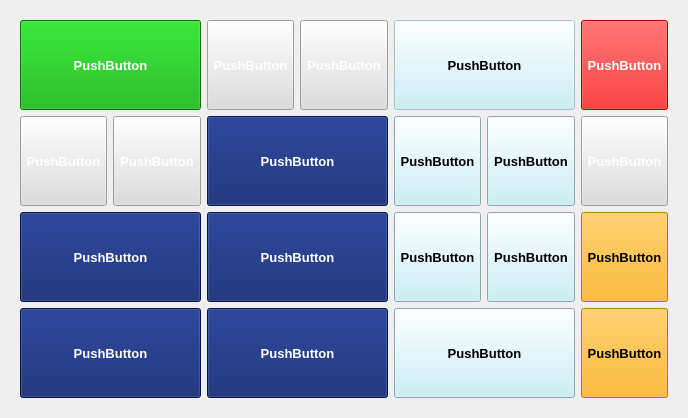
<?xml version="1.0" encoding="UTF-8"?>
<ui version="4.0">
 <class>Form</class>
 <widget class="QWidget" name="Form">
  <property name="geometry">
   <rect>
    <x>0</x>
    <y>0</y>
    <width>688</width>
    <height>418</height>
   </rect>
  </property>
  <property name="windowTitle">
   <string>Form</string>
  </property>
  <layout class="QHBoxLayout" name="horizontalLayout">
   <item>
    <widget class="QFrame" name="CntSpare2">
     <property name="minimumSize">
      <size>
       <width>570</width>
       <height>314</height>
      </size>
     </property>
     <property name="styleSheet">
      <string notr="true">
QFrame{
	background-color: transparent;
	border:none;
	
}

QFrame#CntSpare2{
	color: rgb(193, 193, 193);
	background-color: transparent;
	border-width: 8px;
	border-image: url(c:/csr/exe/images/virtual-keyboard/Keyboard-border-image.png) 8 10 10 8 stretch stretch;
}

QPushButton 
{
	background-color: transparent;
	font-weight: bold;
	font-size:10pt; 
	border-width: 8px;
}

QPushButton 
{
	border-image: url(c:/csr/exe/images/virtual-keyboard/keyboard-button-frame-normal.png) 10 10 10 10 stretch stretch;	
}

QPushButton:disabled
{
	border-image: url(c:/csr/exe/images/virtual-keyboard/keyboard-button-frame-normal-disabled.png) 10 10 10 10 stretch stretch;	
}

QPushButton:pressed
{
	border-image: url(c:/csr/exe/images/virtual-keyboard/keyboard-button-frame-normal-pressed.png) 10 10 10 10 stretch stretch;	
}



#btnSpare2 *, 
#btnSpare3 *, 
#btnSpare4 *, 
#btnSpare5 *, 
#btnSpare17 *
{
	color: rgb(255, 255, 255);
	background-color: rgb(6, 29, 106);
}




#btnSpare20 *, 
#btnSpare21 *, 
#btnSpare22 *, 
#btnSpare23 *, 
#btnSpare7 * 
{
	color: rgb(255, 255, 255);
	background-color: #DDD;
}


#btnSpare1 *
{
	color: rgb(255, 255, 255);
	background-color:  rgba(0, 170, 0, 255);
}

#btnSpare6 *
{
	color: rgb(255, 255, 255);
	background-color:  rgba(225, 0, 0, 255);

}

#btnSpare12 * , 
#btnSpare14 *, 
#btnSpare16 *, 
#btnSpare13 *, 
#btnSpare15 *, 
#btnSpare10 *
{
	color: rgb(0, 0, 0);
	background-color: #bfecf7;
}


#btnSpare8 *,
#btnSpare9 *
{
	color: rgb(0, 0, 0);
	background-color: rgb(255, 170, 0);
}

#btnSpare1,
#btnSpare2,
#btnSpare3,
#btnSpare4,
#btnSpare5,
#btnSpare10,
#btnSpare14,
#btnSpare17
{
 width:170px;
}

#btnSpare2 QPushButton:disabled, 
#btnSpare3 QPushButton:disabled, 
#btnSpare4 QPushButton:disabled, 
#btnSpare5 QPushButton:disabled, 
#btnSpare17 QPushButton:disabled,
#btnSpare20 QPushButton:disabled, 
#btnSpare21 QPushButton:disabled, 
#btnSpare22 QPushButton:disabled, 
#btnSpare23 QPushButton:disabled, 
#btnSpare1 QPushButton:disabled, 
#btnSpare6 QPushButton:disabled, 
#btnSpare7 QPushButton:disabled, 
#btnSpare12 QPushButton:disabled, 
#btnSpare14 QPushButton:disabled,  
#btnSpare16 QPushButton:disabled,  
#btnSpare13 QPushButton:disabled, 
#btnSpare15 QPushButton:disabled,  
#btnSpare10 QPushButton:disabled, 
#btnSpare8 QPushButton:disabled, 
#btnSpare9 QPushButton:disabled
{
	color:#666666;
}</string>
     </property>
     <property name="frameShape">
      <enum>QFrame::StyledPanel</enum>
     </property>
     <property name="frameShadow">
      <enum>QFrame::Raised</enum>
     </property>
     <layout class="QGridLayout" name="gridLayout_2">
      <item row="0" column="0" colspan="2">
       <widget class="QFrame" name="btnSpare1">
        <layout class="QVBoxLayout" name="verticalLayout">
         <property name="spacing">
          <number>0</number>
         </property>
         <property name="margin">
          <number>0</number>
         </property>
         <item>
          <widget class="QPushButton" name="pushButton">
           <property name="sizePolicy">
            <sizepolicy hsizetype="Expanding" vsizetype="Expanding">
             <horstretch>0</horstretch>
             <verstretch>0</verstretch>
            </sizepolicy>
           </property>
           <property name="text">
            <string>PushButton</string>
           </property>
           <property name="flat">
            <bool>false</bool>
           </property>
          </widget>
         </item>
        </layout>
       </widget>
      </item>
      <item row="0" column="2">
       <widget class="QFrame" name="btnSpare20">
        <property name="frameShadow">
         <enum>QFrame::Raised</enum>
        </property>
        <layout class="QVBoxLayout" name="verticalLayout_2">
         <property name="spacing">
          <number>0</number>
         </property>
         <property name="margin">
          <number>0</number>
         </property>
         <item>
          <widget class="QPushButton" name="pushButton_2">
           <property name="sizePolicy">
            <sizepolicy hsizetype="Expanding" vsizetype="Expanding">
             <horstretch>0</horstretch>
             <verstretch>0</verstretch>
            </sizepolicy>
           </property>
           <property name="text">
            <string>PushButton</string>
           </property>
          </widget>
         </item>
        </layout>
       </widget>
      </item>
      <item row="0" column="3">
       <widget class="QFrame" name="btnSpare21">
        <property name="frameShadow">
         <enum>QFrame::Raised</enum>
        </property>
        <layout class="QVBoxLayout" name="verticalLayout_3">
         <property name="spacing">
          <number>0</number>
         </property>
         <property name="margin">
          <number>0</number>
         </property>
         <item>
          <widget class="QPushButton" name="pushButton_3">
           <property name="sizePolicy">
            <sizepolicy hsizetype="Expanding" vsizetype="Expanding">
             <horstretch>0</horstretch>
             <verstretch>0</verstretch>
            </sizepolicy>
           </property>
           <property name="text">
            <string>PushButton</string>
           </property>
          </widget>
         </item>
        </layout>
       </widget>
      </item>
      <item row="0" column="4" colspan="2">
       <widget class="QFrame" name="btnSpare14">
        <property name="frameShadow">
         <enum>QFrame::Raised</enum>
        </property>
        <layout class="QVBoxLayout" name="verticalLayout_4">
         <property name="spacing">
          <number>0</number>
         </property>
         <property name="margin">
          <number>0</number>
         </property>
         <item>
          <widget class="QPushButton" name="pushButton_4">
           <property name="enabled">
            <bool>false</bool>
           </property>
           <property name="sizePolicy">
            <sizepolicy hsizetype="Expanding" vsizetype="Expanding">
             <horstretch>0</horstretch>
             <verstretch>0</verstretch>
            </sizepolicy>
           </property>
           <property name="text">
            <string>PushButton</string>
           </property>
          </widget>
         </item>
        </layout>
       </widget>
      </item>
      <item row="0" column="6">
       <widget class="QFrame" name="btnSpare6">
        <property name="frameShadow">
         <enum>QFrame::Raised</enum>
        </property>
        <layout class="QVBoxLayout" name="verticalLayout_5">
         <property name="spacing">
          <number>0</number>
         </property>
         <property name="margin">
          <number>0</number>
         </property>
         <item>
          <widget class="QPushButton" name="pushButton_5">
           <property name="sizePolicy">
            <sizepolicy hsizetype="Expanding" vsizetype="Expanding">
             <horstretch>0</horstretch>
             <verstretch>0</verstretch>
            </sizepolicy>
           </property>
           <property name="text">
            <string>PushButton</string>
           </property>
          </widget>
         </item>
        </layout>
       </widget>
      </item>
      <item row="1" column="0">
       <widget class="QFrame" name="btnSpare22">
        <property name="frameShadow">
         <enum>QFrame::Raised</enum>
        </property>
        <layout class="QVBoxLayout" name="verticalLayout_6">
         <property name="spacing">
          <number>0</number>
         </property>
         <property name="margin">
          <number>0</number>
         </property>
         <item>
          <widget class="QPushButton" name="pushButton_6">
           <property name="sizePolicy">
            <sizepolicy hsizetype="Expanding" vsizetype="Expanding">
             <horstretch>0</horstretch>
             <verstretch>0</verstretch>
            </sizepolicy>
           </property>
           <property name="text">
            <string>PushButton</string>
           </property>
          </widget>
         </item>
        </layout>
       </widget>
      </item>
      <item row="1" column="1">
       <widget class="QFrame" name="btnSpare23">
        <property name="frameShadow">
         <enum>QFrame::Raised</enum>
        </property>
        <layout class="QVBoxLayout" name="verticalLayout_7">
         <property name="spacing">
          <number>0</number>
         </property>
         <property name="margin">
          <number>0</number>
         </property>
         <item>
          <widget class="QPushButton" name="pushButton_7">
           <property name="sizePolicy">
            <sizepolicy hsizetype="Expanding" vsizetype="Expanding">
             <horstretch>0</horstretch>
             <verstretch>0</verstretch>
            </sizepolicy>
           </property>
           <property name="text">
            <string>PushButton</string>
           </property>
          </widget>
         </item>
        </layout>
       </widget>
      </item>
      <item row="1" column="2" colspan="2">
       <widget class="QFrame" name="btnSpare17">
        <property name="frameShadow">
         <enum>QFrame::Raised</enum>
        </property>
        <layout class="QVBoxLayout" name="verticalLayout_8">
         <property name="spacing">
          <number>0</number>
         </property>
         <property name="margin">
          <number>0</number>
         </property>
         <item>
          <widget class="QPushButton" name="pushButton_8">
           <property name="enabled">
            <bool>false</bool>
           </property>
           <property name="sizePolicy">
            <sizepolicy hsizetype="Expanding" vsizetype="Expanding">
             <horstretch>0</horstretch>
             <verstretch>0</verstretch>
            </sizepolicy>
           </property>
           <property name="text">
            <string>PushButton</string>
           </property>
          </widget>
         </item>
        </layout>
       </widget>
      </item>
      <item row="1" column="4">
       <widget class="QFrame" name="btnSpare15">
        <property name="frameShadow">
         <enum>QFrame::Raised</enum>
        </property>
        <layout class="QVBoxLayout" name="verticalLayout_9">
         <property name="spacing">
          <number>0</number>
         </property>
         <property name="margin">
          <number>0</number>
         </property>
         <item>
          <widget class="QPushButton" name="pushButton_9">
           <property name="sizePolicy">
            <sizepolicy hsizetype="Expanding" vsizetype="Expanding">
             <horstretch>0</horstretch>
             <verstretch>0</verstretch>
            </sizepolicy>
           </property>
           <property name="text">
            <string>PushButton</string>
           </property>
          </widget>
         </item>
        </layout>
       </widget>
      </item>
      <item row="1" column="5">
       <widget class="QFrame" name="btnSpare12">
        <property name="frameShadow">
         <enum>QFrame::Raised</enum>
        </property>
        <layout class="QVBoxLayout" name="verticalLayout_10">
         <property name="spacing">
          <number>0</number>
         </property>
         <property name="margin">
          <number>0</number>
         </property>
         <item>
          <widget class="QPushButton" name="pushButton_10">
           <property name="sizePolicy">
            <sizepolicy hsizetype="Expanding" vsizetype="Expanding">
             <horstretch>0</horstretch>
             <verstretch>0</verstretch>
            </sizepolicy>
           </property>
           <property name="text">
            <string>PushButton</string>
           </property>
          </widget>
         </item>
        </layout>
       </widget>
      </item>
      <item row="1" column="6">
       <widget class="QFrame" name="btnSpare7">
        <property name="frameShadow">
         <enum>QFrame::Raised</enum>
        </property>
        <layout class="QVBoxLayout" name="verticalLayout_11">
         <property name="spacing">
          <number>0</number>
         </property>
         <property name="margin">
          <number>0</number>
         </property>
         <item>
          <widget class="QPushButton" name="pushButton_11">
           <property name="sizePolicy">
            <sizepolicy hsizetype="Expanding" vsizetype="Expanding">
             <horstretch>0</horstretch>
             <verstretch>0</verstretch>
            </sizepolicy>
           </property>
           <property name="text">
            <string>PushButton</string>
           </property>
          </widget>
         </item>
        </layout>
       </widget>
      </item>
      <item row="2" column="0" colspan="2">
       <widget class="QFrame" name="btnSpare3">
        <property name="frameShadow">
         <enum>QFrame::Raised</enum>
        </property>
        <layout class="QVBoxLayout" name="verticalLayout_12">
         <property name="spacing">
          <number>0</number>
         </property>
         <property name="margin">
          <number>0</number>
         </property>
         <item>
          <widget class="QPushButton" name="pushButton_12">
           <property name="sizePolicy">
            <sizepolicy hsizetype="Expanding" vsizetype="Expanding">
             <horstretch>0</horstretch>
             <verstretch>0</verstretch>
            </sizepolicy>
           </property>
           <property name="text">
            <string>PushButton</string>
           </property>
          </widget>
         </item>
        </layout>
       </widget>
      </item>
      <item row="2" column="2" colspan="2">
       <widget class="QFrame" name="btnSpare4">
        <property name="frameShadow">
         <enum>QFrame::Raised</enum>
        </property>
        <layout class="QVBoxLayout" name="verticalLayout_13">
         <property name="spacing">
          <number>0</number>
         </property>
         <property name="margin">
          <number>0</number>
         </property>
         <item>
          <widget class="QPushButton" name="pushButton_13">
           <property name="sizePolicy">
            <sizepolicy hsizetype="Expanding" vsizetype="Expanding">
             <horstretch>0</horstretch>
             <verstretch>0</verstretch>
            </sizepolicy>
           </property>
           <property name="text">
            <string>PushButton</string>
           </property>
          </widget>
         </item>
        </layout>
       </widget>
      </item>
      <item row="2" column="4">
       <widget class="QFrame" name="btnSpare16">
        <property name="frameShadow">
         <enum>QFrame::Raised</enum>
        </property>
        <layout class="QVBoxLayout" name="verticalLayout_14">
         <property name="spacing">
          <number>0</number>
         </property>
         <property name="margin">
          <number>0</number>
         </property>
         <item>
          <widget class="QPushButton" name="pushButton_14">
           <property name="sizePolicy">
            <sizepolicy hsizetype="Expanding" vsizetype="Expanding">
             <horstretch>0</horstretch>
             <verstretch>0</verstretch>
            </sizepolicy>
           </property>
           <property name="text">
            <string>PushButton</string>
           </property>
          </widget>
         </item>
        </layout>
       </widget>
      </item>
      <item row="2" column="5">
       <widget class="QFrame" name="btnSpare13">
        <property name="frameShadow">
         <enum>QFrame::Raised</enum>
        </property>
        <layout class="QVBoxLayout" name="verticalLayout_15">
         <property name="spacing">
          <number>0</number>
         </property>
         <property name="margin">
          <number>0</number>
         </property>
         <item>
          <widget class="QPushButton" name="pushButton_15">
           <property name="sizePolicy">
            <sizepolicy hsizetype="Expanding" vsizetype="Expanding">
             <horstretch>0</horstretch>
             <verstretch>0</verstretch>
            </sizepolicy>
           </property>
           <property name="text">
            <string>PushButton</string>
           </property>
          </widget>
         </item>
        </layout>
       </widget>
      </item>
      <item row="2" column="6">
       <widget class="QFrame" name="btnSpare8">
        <property name="frameShadow">
         <enum>QFrame::Raised</enum>
        </property>
        <layout class="QVBoxLayout" name="verticalLayout_16">
         <property name="spacing">
          <number>0</number>
         </property>
         <property name="margin">
          <number>0</number>
         </property>
         <item>
          <widget class="QPushButton" name="pushButton_16">
           <property name="sizePolicy">
            <sizepolicy hsizetype="Expanding" vsizetype="Expanding">
             <horstretch>0</horstretch>
             <verstretch>0</verstretch>
            </sizepolicy>
           </property>
           <property name="text">
            <string>PushButton</string>
           </property>
          </widget>
         </item>
        </layout>
       </widget>
      </item>
      <item row="3" column="0" colspan="2">
       <widget class="QFrame" name="btnSpare2">
        <property name="frameShadow">
         <enum>QFrame::Raised</enum>
        </property>
        <layout class="QVBoxLayout" name="verticalLayout_17">
         <property name="spacing">
          <number>0</number>
         </property>
         <property name="margin">
          <number>0</number>
         </property>
         <item>
          <widget class="QPushButton" name="pushButton_17">
           <property name="sizePolicy">
            <sizepolicy hsizetype="Expanding" vsizetype="Expanding">
             <horstretch>0</horstretch>
             <verstretch>0</verstretch>
            </sizepolicy>
           </property>
           <property name="text">
            <string>PushButton</string>
           </property>
          </widget>
         </item>
        </layout>
       </widget>
      </item>
      <item row="3" column="2" colspan="2">
       <widget class="QFrame" name="btnSpare5">
        <property name="frameShadow">
         <enum>QFrame::Raised</enum>
        </property>
        <layout class="QVBoxLayout" name="verticalLayout_18">
         <property name="spacing">
          <number>0</number>
         </property>
         <property name="margin">
          <number>0</number>
         </property>
         <item>
          <widget class="QPushButton" name="pushButton_18">
           <property name="sizePolicy">
            <sizepolicy hsizetype="Expanding" vsizetype="Expanding">
             <horstretch>0</horstretch>
             <verstretch>0</verstretch>
            </sizepolicy>
           </property>
           <property name="text">
            <string>PushButton</string>
           </property>
          </widget>
         </item>
        </layout>
       </widget>
      </item>
      <item row="3" column="4" colspan="2">
       <widget class="QFrame" name="btnSpare10">
        <property name="frameShadow">
         <enum>QFrame::Raised</enum>
        </property>
        <layout class="QVBoxLayout" name="verticalLayout_19">
         <property name="spacing">
          <number>0</number>
         </property>
         <property name="margin">
          <number>0</number>
         </property>
         <item>
          <widget class="QPushButton" name="pushButton_19">
           <property name="sizePolicy">
            <sizepolicy hsizetype="Expanding" vsizetype="Expanding">
             <horstretch>0</horstretch>
             <verstretch>0</verstretch>
            </sizepolicy>
           </property>
           <property name="text">
            <string>PushButton</string>
           </property>
          </widget>
         </item>
        </layout>
       </widget>
      </item>
      <item row="3" column="6">
       <widget class="QFrame" name="btnSpare9">
        <property name="frameShadow">
         <enum>QFrame::Raised</enum>
        </property>
        <layout class="QVBoxLayout" name="verticalLayout_20">
         <property name="spacing">
          <number>0</number>
         </property>
         <property name="margin">
          <number>0</number>
         </property>
         <item>
          <widget class="QPushButton" name="pushButton_20">
           <property name="sizePolicy">
            <sizepolicy hsizetype="Expanding" vsizetype="Expanding">
             <horstretch>0</horstretch>
             <verstretch>0</verstretch>
            </sizepolicy>
           </property>
           <property name="text">
            <string>PushButton</string>
           </property>
          </widget>
         </item>
        </layout>
       </widget>
      </item>
     </layout>
    </widget>
   </item>
  </layout>
 </widget>
 <resources/>
 <connections/>
</ui>
